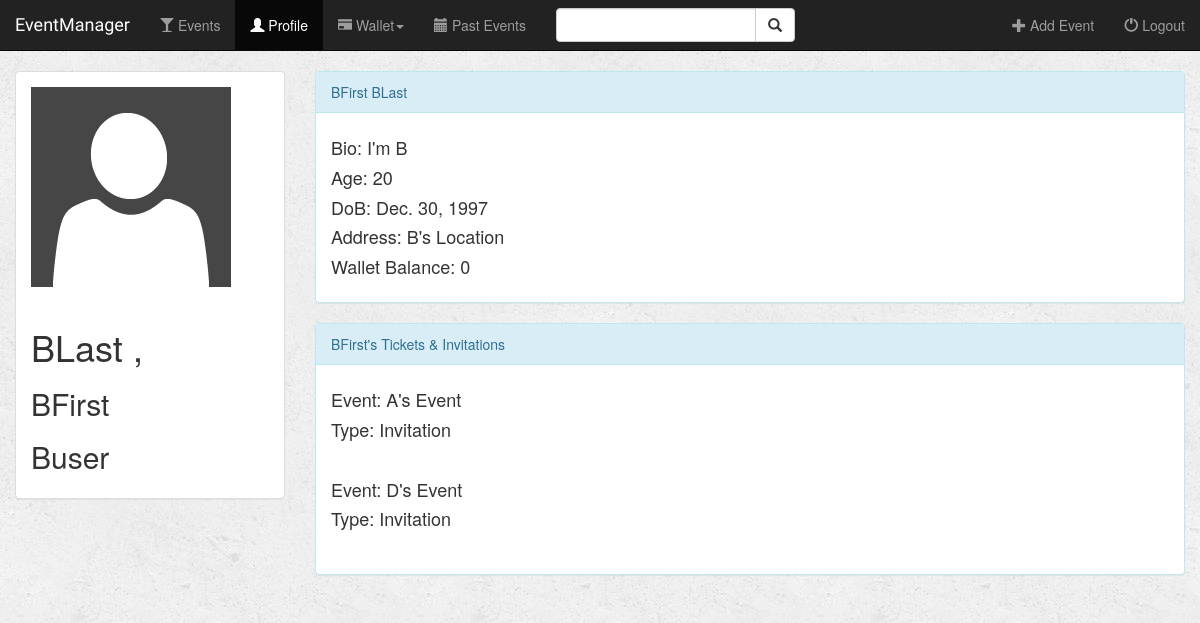
/event/profile/26/, run on the app's committed database.
### event/models.py (models this page shows, shortened)
class Profile(models.Model):
    user = models.OneToOneField(User, on_delete=models.CASCADE)
    image = models.ImageField(default='settings.MEDIA_ROOT/default_user.jpg')
    bio = models.TextField(max_length=500, blank=True, null=True)
    location = models.TextField(max_length=500, blank=True, null=True)
    birth_date = models.DateField(blank=True, null=True)
    age = models.IntegerField(blank=True, null=True)
    wallet_pin = models.PositiveIntegerField(null=True)
    wallet_balance = models.PositiveIntegerField(default=0, null=True)

class Ticket(models.Model):
    attendee = models.ForeignKey(User, on_delete=models.CASCADE)
    event = models.ForeignKey(Event, on_delete=models.CASCADE)
    flag = models.BooleanField(null=False)

class Event(models.Model):
    name = models.CharField(max_length=50, null=False)
    image = models.ImageField(default='settings.MEDIA_ROOT/default_event.jpg')
    location = models.TextField(max_length=500, null=False)
    date = models.DateField(null=True)
    time = models.TimeField(null=True)
    manager = models.ForeignKey(User, on_delete=models.CASCADE)
    fare = models.PositiveIntegerField(null=True)

### event/views.py (the view)
# urls.py: url(r'profile/(?P<pk>[0-9]+)/$', views.get_user_profile, name='user_profile'),
def get_user_profile(request, pk):
    user = User.objects.get(pk=pk)
    profile = Profile.objects.get(user_id=pk)
    tickets = Ticket.objects.filter(attendee=user)
    return render(request, 'event/user_profile.html', {'user': user, 'profile': profile, 'tickets': tickets})

### event/templates/event/user_profile.html (shortened to what this page needs)
{% extends 'event/base.html' %}
{% block profile_active %}active{% endblock %}
{% block body %}
<div class="events-container container-fluid">
    <div class="row">
        <div class="col-sm-4 col-md-3">
            <div class="panel panel-default">
                <div class="panel-body">
                    <img src="{{ profile.image.url }}" class="img-responsive">
                    <br>
                    <h1>{{ user.last_name }} ,</h1> <h2>{{ user.first_name }}</h2>
                    <h2>{{ user.username }}</h2>
                </div>
            </div>
        </div>
        <div class="col-sm-8 col-md-9">
            <div class="panel panel-info">
                <div class="panel-heading">
                    {{ user.first_name }} {{ user.last_name }}
                </div>
                <div class="panel-body">
                    <h4>Bio: {{ profile.bio }}</h4>
                    <h4>Age: {{ profile.age }}</h4>
                    <h4>DoB: {{ profile.birth_date }}</h4>
                    <h4>Address: {{ profile.location }}</h4>
                    <h4>Wallet Balance: {{ profile.wallet_balance }}</h4>
                </div>
            </div>
            <div class="panel panel-info">
                <div class="panel-heading">
                    {{ user.first_name }}'s Tickets & Invitations
                </div>
                <div class="panel-body">
                    {% for ticket in tickets %}
                        <h4>Event: {{ ticket.event.name }}</h4>
                        <h4>Type: {% if ticket.flag %} Ticket {% else %} Invitation {% endif %}</h4>
                        <br>
                    {% endfor %}
                </div>
            </div>
        </div>
    </div>
</div>
{% endblock %}

### event/static/event/css/style.css (style rules this page uses)
body { background: white url("./../images/background.png"); }

### data on the page
Profile: image (picture), bio "I'm B", age "20", birth_date "Dec. 30, 1997", location "B's Location", wallet_balance "0"
Ticket: event.name "A's Event", flag "Invitation"
Ticket: event.name "D's Event", flag "Invitation"

### other printed values
{{ user.last_name }} "BLast"
{{ user.first_name }} "BFirst"
{{ user.username }} "Buser"
